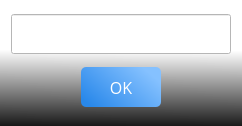
<?xml version="1.0" encoding="UTF-8"?>
<ui version="4.0">
 <class>pwdDialog</class>
 <widget class="QDialog" name="pwdDialog">
  <property name="geometry">
   <rect>
    <x>0</x>
    <y>0</y>
    <width>241</width>
    <height>126</height>
   </rect>
  </property>
  <property name="font">
   <font>
    <family>Open Sans</family>
   </font>
  </property>
  <property name="windowTitle">
   <string>SmartPriceMobile</string>
  </property>
  <property name="windowIcon">
   <iconset>
    <normaloff>:/pict/recources/sp_icon.png</normaloff>
    <normalon>:/png/sp_icon.png</normalon>:/pict/recources/sp_icon.png</iconset>
  </property>
  <property name="autoFillBackground">
   <bool>false</bool>
  </property>
  <property name="styleSheet">
   <string notr="true">background-color: qlineargradient(spread:pad, x1:0.527609, y1:1, x2:0.532739, y2:0.397727, stop:0 rgba(25, 25, 25, 255), stop:1 rgba(255, 255, 255, 255));</string>
  </property>
  <layout class="QGridLayout" name="gridLayout">
   <item row="0" column="0" colspan="3">
    <widget class="QLineEdit" name="line">
     <property name="sizePolicy">
      <sizepolicy hsizetype="Preferred" vsizetype="Fixed">
       <horstretch>0</horstretch>
       <verstretch>0</verstretch>
      </sizepolicy>
     </property>
     <property name="minimumSize">
      <size>
       <width>220</width>
       <height>40</height>
      </size>
     </property>
     <property name="maximumSize">
      <size>
       <width>220</width>
       <height>40</height>
      </size>
     </property>
     <property name="font">
      <font>
       <pointsize>11</pointsize>
      </font>
     </property>
     <property name="styleSheet">
      <string notr="true">background-color: rgb(255, 255, 255);
border-color: qlineargradient(spread:pad, x1:0.527609, y1:1, x2:0.532739, y2:0.397727, stop:0 rgba(25, 25, 25, 255), stop:1 rgba(255, 255, 255, 255));</string>
     </property>
     <property name="alignment">
      <set>Qt::AlignCenter</set>
     </property>
    </widget>
   </item>
   <item row="1" column="0">
    <spacer name="horizontalSpacer">
     <property name="orientation">
      <enum>Qt::Horizontal</enum>
     </property>
     <property name="sizeHint" stdset="0">
      <size>
       <width>54</width>
       <height>48</height>
      </size>
     </property>
    </spacer>
   </item>
   <item row="1" column="1">
    <widget class="QPushButton" name="but_ok">
     <property name="sizePolicy">
      <sizepolicy hsizetype="Fixed" vsizetype="Fixed">
       <horstretch>0</horstretch>
       <verstretch>0</verstretch>
      </sizepolicy>
     </property>
     <property name="minimumSize">
      <size>
       <width>80</width>
       <height>40</height>
      </size>
     </property>
     <property name="maximumSize">
      <size>
       <width>80</width>
       <height>40</height>
      </size>
     </property>
     <property name="font">
      <font>
       <family>Open Sans</family>
       <pointsize>12</pointsize>
      </font>
     </property>
     <property name="styleSheet">
      <string notr="true">QPushButton#but_ok{
background-color: qlineargradient(spread:pad, x1:0, y1:0.773, x2:0.909091, y2:0.239, stop:0 rgba(41, 136, 234, 255), stop:1 rgba(133, 193, 255, 255));
border-radius: 5;
color: rgb(255, 255, 255);
}

QPushButton#but_ok:hover{
background-color: rgb(76, 153, 234);
border-radius: 5;
color: rgb(255, 255, 255);
}

QPushButton#but_ok:disabled{
background-color: qlineargradient(spread:pad, x1:0, y1:0, x2:1, y2:0, stop:0 rgba(187, 187, 187, 255), stop:1 rgba(236, 236, 236, 255));}</string>
     </property>
     <property name="text">
      <string>OK</string>
     </property>
    </widget>
   </item>
   <item row="1" column="2">
    <spacer name="horizontalSpacer_4">
     <property name="orientation">
      <enum>Qt::Horizontal</enum>
     </property>
     <property name="sizeHint" stdset="0">
      <size>
       <width>59</width>
       <height>48</height>
      </size>
     </property>
    </spacer>
   </item>
  </layout>
 </widget>
 <resources/>
 <connections/>
</ui>
